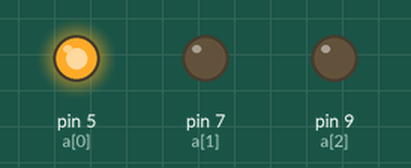
This sketch was run on a simulated Arduino Uno, built with avr-gcc and run on an emulated ATmega328P. On the bench: output pins drawn as LEDs (lit = HIGH).

Above: at 0.12 s.
At 1.37 s:
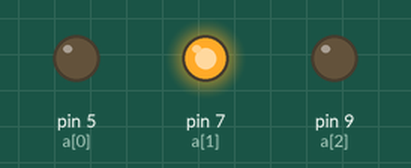
At 2.62 s:
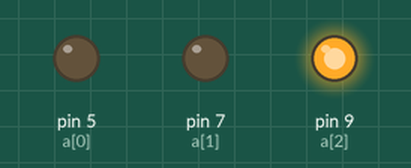
Timing chart, 0 to 3.0 s (numbered marks = the images above):
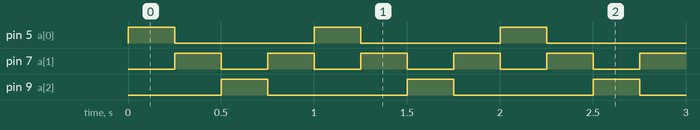

Measured:
- by itself, pin 5 (a[0]), pin 9 (a[2]): alternates HIGH for 0.25 s and LOW for 0.75 s
- by itself, pin 7 (a[1]): alternates HIGH for 0.25 s and LOW for 0.25 s
- by itself, everything shown: repeats every 1.0 s, in 4 steps

The sketch:

LED_bargraph.ino
```cpp
int a[3]={5,7,9};
int count=0;
void setup() {
  // put your setup code here, to run once:
  for(int i=0;i<3;i++)
    pinMode(a[i],OUTPUT);


}

void loop() {
  // put your main code here, to run repeatedly:
  int delta=1;
  if(count==-1)
  {
      delta=1;
      count=1;
  }
  else if(count==3)
  {
      delta=-1;
      count=1;
  }
  for(;count>=0&&count<=2;count=count+delta)
  {
    for(int i=0;i<3;i++)
    {
      if(i!=count)
        digitalWrite(a[i],LOW);
       else
        digitalWrite(a[i],HIGH);
    }
    delay(250);
  }


}
```
